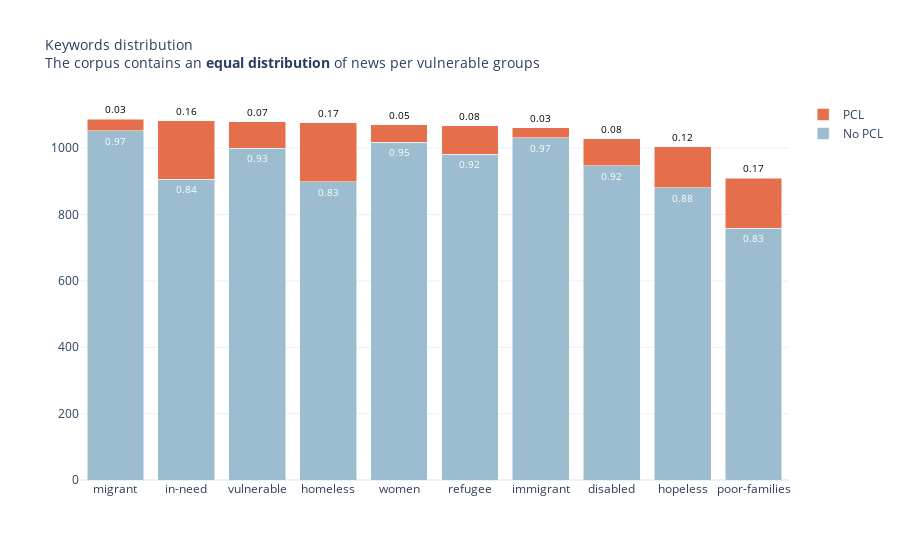

Notebook cell for this chart:
### Markdown cell above
## Keyword analysis

### Code cell
s = binary_df["keyword"].value_counts()
keywords_df = pd.DataFrame({'keyword': s.index, 'frequency': s.values})
keywords = []
pcl_per_kw = []
not_pcl_per_kw = []
for keyword in keywords_df["keyword"]:
    values = binary_df[binary_df["keyword"] == keyword]["label"].value_counts().to_numpy()
    keywords.append(keyword)
    not_pcl_per_kw.append(values[0])
    pcl_per_kw.append(values[1])
table_df = pd.DataFrame({'Keyword': keywords, "No PCL Frequency": not_pcl_per_kw, "PCL Frequency": pcl_per_kw})
table_df["No PCL Ratio"] = table_df["No PCL Frequency"] / (table_df["No PCL Frequency"] + table_df["PCL Frequency"])
table_df["PCL Ratio"] = table_df["PCL Frequency"] / (table_df["No PCL Frequency"] + table_df["PCL Frequency"])

fig = go.Figure()
fig.add_trace(go.Bar(
    y = table_df["No PCL Frequency"],
    x = table_df["Keyword"],
    orientation = 'v', marker_color=LIGHT_BLUE_COLOR,
    name = 'No PCL', text=np.round(table_df["No PCL Ratio"], 2),
    textfont_color='white', textfont_size=10, textposition='auto'
))

fig.add_trace(go.Bar(
    y = table_df["PCL Frequency"],
    x = table_df["Keyword"],
    orientation = 'v', marker_color=LIGHT_RED_COLOR,
    name = 'PCL', text=np.round(table_df["PCL Ratio"], 2),
    textfont_color='black', textfont_size=10, textposition='outside'
))
fig.update_layout(
    template=TEMPLATE,
    title = dict(
        text="Keywords distribution<br>The corpus contains an <b>equal distribution</b> of news per vulnerable groups",
        font_size=14
    ),
    barmode='stack'
)
fig.show()

### Figure 1 — Plotly figure (JSON) as saved in the notebook; plotly's stock layout.template omitted (floating-point values rounded to 4 significant figures)
{"data": [{"marker": {"color": "#9bbdcf"}, "name": "No PCL", "orientation": "v", "text": [0.97, 0.84, 0.93, 0.83, 0.95, 0.92, 0.97, 0.92, 0.88, 0.83], "textfont": {"color": "white", "size": 10}, "textposition": "auto", "type": "bar", "x": ["migrant", "in-need", "vulnerable", "homeless", "women", "refugee", "immigrant", "disabled", "hopeless", "poor-families"], "y": [1052, 906, 1000, 899, 1018, 982, 1031, 947, 881, 759]}, {"marker": {"color": "#e66f4b"}, "name": "PCL", "orientation": "v", "text": [0.03, 0.16, 0.07, 0.17, 0.05, 0.08, 0.03, 0.08, 0.12, 0.17], "textfont": {"color": "black", "size": 10}, "textposition": "outside", "type": "bar", "x": ["migrant", "in-need", "vulnerable", "homeless", "women", "refugee", "immigrant", "disabled", "hopeless", "poor-families"], "y": [36, 176, 80, 178, 52, 86, 30, 81, 124, 150]}], "layout": {"barmode": "stack", "title": {"font": {"size": 14}, "text": "Keywords distribution<br>The corpus contains an <b>equal distribution</b> of news per vulnerable groups"}}}
